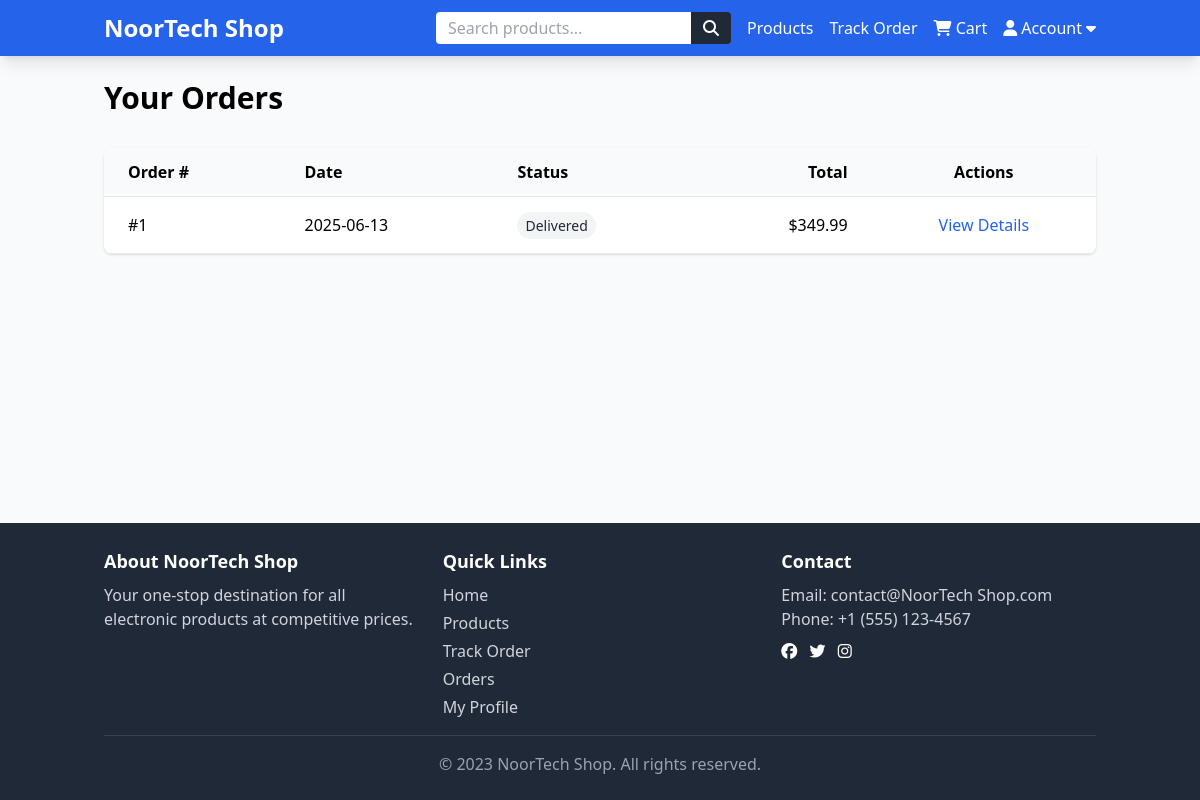
/orders (signed in), run on the app's committed database.
### tables this page shows
CREATE TABLE orders (
            id INTEGER PRIMARY KEY AUTOINCREMENT,
            user_id INTEGER,
            order_date TIMESTAMP,
            total_amount REAL NOT NULL,
            status TEXT NOT NULL,
            shipping_info TEXT,
            FOREIGN KEY (user_id) REFERENCES users (id)
        );

### app.py (the view)
@app.route('/orders')
@login_required
def order_history():
    conn = get_db_connection()
    orders = conn.execute('''
    SELECT * FROM orders WHERE user_id = ? ORDER BY order_date DESC
    ''', (current_user.id,)).fetchall()
    conn.close()
    return render_template('orders.html', orders=orders)

### app.py (called while the page is built)
def get_db_connection():
    conn = sqlite3.connect(app.config['DATABASE'])
    conn.row_factory = sqlite3.Row
    return conn

@login_manager.user_loader
def load_user(user_id):
    conn = get_db_connection()
    user_data = conn.execute('SELECT * FROM users WHERE id = ?', (user_id,)).fetchone()
    if user_data is None:
        conn.close()
        return None
    profile_data = conn.execute('SELECT * FROM user_profiles WHERE user_id = ?', (user_id,)).fetchone()
    conn.close()
    profile = dict(profile_data) if profile_data else None
    return User(
        id=user_data['id'],
        username=user_data['username'],
        email=user_data['email'],
        password_hash=user_data['password_hash'],
        profile=profile
    )

### templates/orders.html (shortened to what this page needs)
{% extends "base.html" %}
{% block content %}
    <h1 class="text-3xl font-bold mb-8">Your Orders</h1>
    {% if orders %}
        <div class="bg-white rounded-lg shadow overflow-hidden">
            <table class="w-full">
                <thead class="bg-gray-50 border-b">
                    <tr>
                        <th class="py-3 px-6 text-left">Order #</th>
                        <th class="py-3 px-6 text-left">Date</th>
                        <th class="py-3 px-6 text-left">Status</th>
                        <th class="py-3 px-6 text-right">Total</th>
                        <th class="py-3 px-6 text-center">Actions</th>
                    </tr>
                </thead>
                <tbody>
                    {% for order in orders %}
                        <tr class="border-b hover:bg-gray-50 transition duration-150">
                            <td class="py-4 px-6 font-medium">#{{ order.id }}</td>
                            <td class="py-4 px-6">{{ order.order_date.split('T')[0] }}</td>
                            <td class="py-4 px-6">
                                <span class="px-2 py-1 rounded-full text-sm {% if order.status == 'Pending' %}bg-blue-100 text-blue-800
                                             {% elif order.status == 'Shipped' %}bg-green-100 text-green-800
                                             {% elif order.status == 'Delivered' %}bg-gray-100 text-gray-800
                                             {% else %}bg-yellow-100 text-yellow-800{% endif %}">
                                    {{ order.status }}
                                </span>
                            </td>
                            <td class="py-4 px-6 text-right">${{ "%.2f"|format(order.total_amount) }}</td>
                            <td class="py-4 px-6 text-center">
                                <a href="{{ url_for('order_detail', order_id=order.id) }}"
                                   class="text-blue-600 hover:underline">View Details</a>
                            </td>
                        </tr>
                    {% endfor %}
                </tbody>
            </table>
        </div>
    {% endif %}
{% endblock %}

### data on the page
orders: id "1", order_date "2025-06-13", status "Delivered", total_amount "349.99"

### other printed values
{{ now.year if now else '2023' }} "2023"
